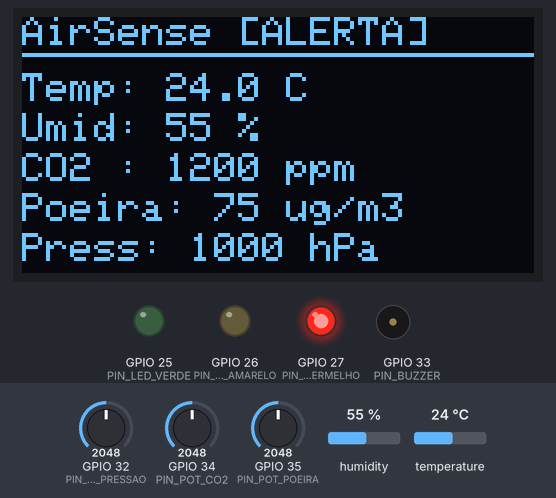
Simulated run of this sketch. Board: ESP32. On the bench: 128×64 one-colour display, output pins drawn as LEDs (lit = HIGH), buzzer (waves = sounding). The inputs (shaded band) are chosen by the test bench; at power-on: GPIO 34 (PIN_POT_CO2) = 2048, humidity 55 %, GPIO 32 (PIN_POT_PRESSAO) = 2048, GPIO 35 (PIN_POT_POEIRA) = 2048, temperature 24 °C (analog values on the 0–4095 scale). What the sketch prints to the serial monitor is not drawn.

Above: at 2.7 s.
2.8 s: GPIO 34 (PIN_POT_CO2) set to 1610
At 4.4 s:
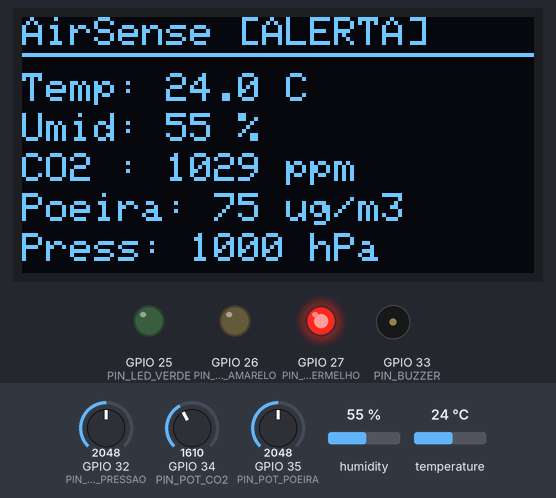
6.1 s: GPIO 34 (PIN_POT_CO2) set to 1471
At 6.9 s:
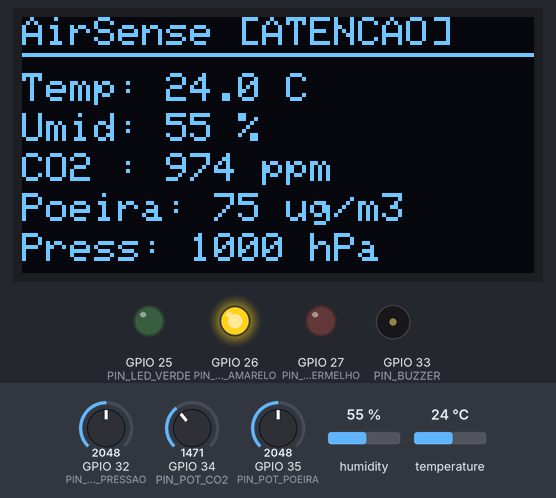
8.0 s: humidity set to 22 %
At 11.3 s:
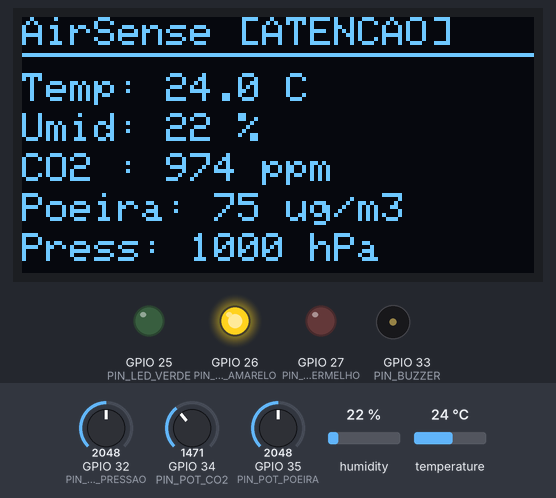
12.0 s: GPIO 32 (PIN_POT_PRESSAO) set to 2866
14.0 s: GPIO 35 (PIN_POT_POEIRA) set to 2133
At 15.4 s:
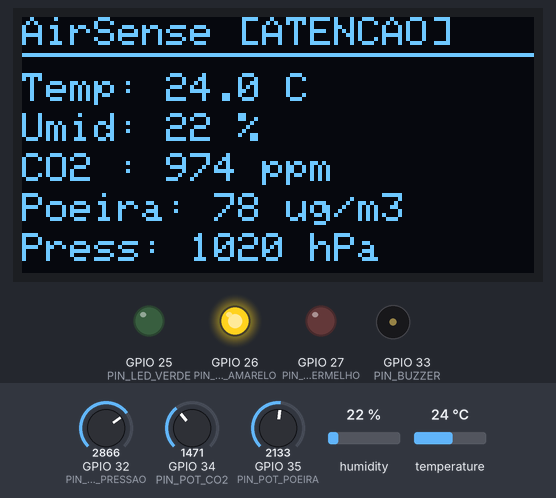
16.0 s: GPIO 35 (PIN_POT_POEIRA) set to 2232
At 17.3 s:
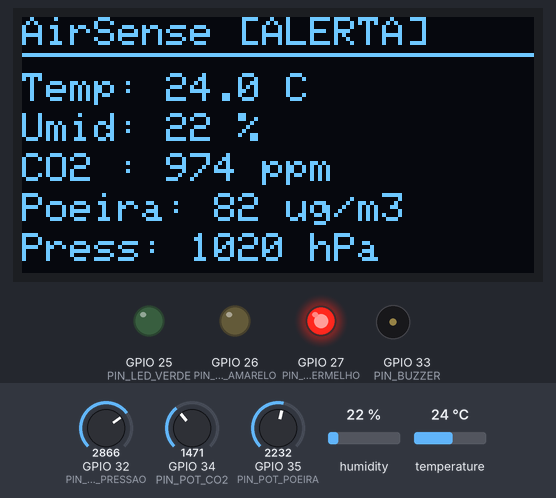
Timing chart, 0 to 19.0 s (numbered marks = the images above; inputs shaded):
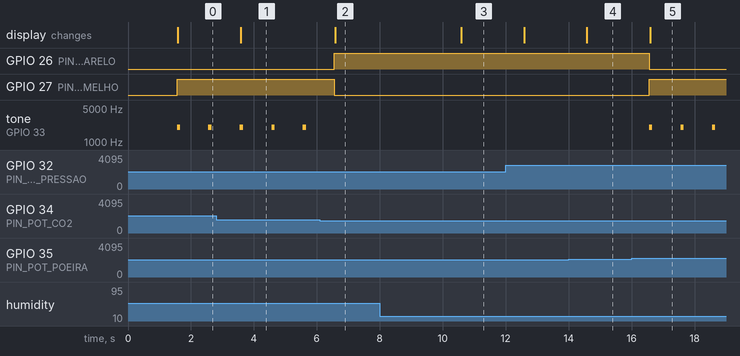

The sketch:

airsense.ino
```cpp
/*
 * =============================================================================
 * AirSense — Monitor de qualidade do ar para ambientes internos (ESP32)
 * Projeto extensionista de Microcontroladores · Estácio Ribeirânia · Grupo 12
 * =============================================================================
 *
 * O que faz, a cada segundo:
 *   1. lê temperatura, umidade, CO2, poeira e pressão;
 *   2. classifica o ar em OK / ATENCAO / ALERTA (limites da ANVISA RE 9/2003);
 *   3. acende o LED do nível, apita em ALERTA e atualiza o display e o serial.
 * A cada 5 segundos, envia a leitura para a API pelo Wi-Fi (se configurada).
 *
 * Arquivos do firmware:
 *   airsense.ino       este arquivo: setup, loop e display
 *   config.h           pinos, limiares, tempos e rede
 *   sensores.h         leitura dos sensores
 *   alertas.h          classificação, LEDs e buzzer (PWM)
 *   rede.h             Wi-Fi e envio para a API
 *   secrets.h          credenciais (opcional, fora do Git; veja secrets.example.h)
 *
 * O loop não usa delay(): cada tarefa roda no seu próprio intervalo, medido
 * com millis(), para que o buzzer, a tela e o envio não travem uns aos outros.
 */

#include <Wire.h>
#include <Adafruit_GFX.h>
#include <Adafruit_SSD1306.h>

#include "config.h"
#include "sensores.h"
#include "alertas.h"
#include "rede.h"

Adafruit_SSD1306 display(OLED_LARGURA, OLED_ALTURA, &Wire, -1);

Leitura leituraAtual;
Nivel nivelAtual = NIVEL_OK;
bool temLeitura = false;
unsigned long ultimaLeitura = 0;
unsigned long ultimoEnvio = 0;

// Desenha as leituras no OLED de 128x64 (6 linhas de texto)
void mostrarNaTela(const Leitura& l, Nivel n) {
  display.clearDisplay();
  display.setCursor(0, 0);
  display.printf("AirSense [%s]", NOME_NIVEL[n]);
  if (apiConfigurada()) {
    display.setCursor(122, 0);
    display.print(wifiConectado() ? "W" : "-");   // W = Wi-Fi conectado
  }
  display.drawLine(0, 9, 127, 9, SSD1306_WHITE);

  display.setCursor(0, 14);
  if (l.dhtOk) display.printf("Temp: %.1f C", l.temperatura);
  else         display.print("Temp: -- (erro)");
  display.setCursor(0, 24);
  if (l.dhtOk) display.printf("Umid: %.0f %%", l.umidade);
  else         display.print("Umid: -- (erro)");
  display.setCursor(0, 34); display.printf("CO2 : %.0f ppm", l.co2);
  display.setCursor(0, 44); display.printf("Poeira: %.0f ug/m3", l.poeira);
  display.setCursor(0, 54); display.printf("Press: %.0f hPa", l.pressao);
  display.display();
}

// Uma linha por leitura no monitor serial (115200 baud)
void registrarNoSerial(const Leitura& l, Nivel n) {
  if (!l.dhtOk) Serial.println("Falha na leitura do DHT22");
  char temp[12] = "--", umid[12] = "--";
  if (l.dhtOk) {
    snprintf(temp, sizeof(temp), "%.1f", l.temperatura);
    snprintf(umid, sizeof(umid), "%.0f", l.umidade);
  }
  Serial.printf("T=%sC U=%s%% CO2=%.0fppm PM=%.0fug/m3 P=%.0fhPa nivel=%d (%s)\n",
                temp, umid, l.co2, l.poeira, l.pressao, (int)n, NOME_NIVEL[n]);
}

void setup() {
  Serial.begin(115200);
  iniciarAlertas();
  iniciarSensores();

  Wire.begin(PIN_I2C_SDA, PIN_I2C_SCL);
  if (!display.begin(SSD1306_SWITCHCAPVCC, OLED_ENDERECO)) {
    Serial.println("OLED nao encontrado");
    while (true) delay(1000);
  }
  display.setTextColor(SSD1306_WHITE);
  display.setTextSize(1);
  display.clearDisplay();
  display.setCursor(0, 20);
  display.println("AirSense");
  display.println(apiConfigurada() ? "Conectando ao Wi-Fi..." : "Iniciando...");
  display.display();

  if (apiConfigurada()) {
    conectarWiFi();
  } else {
    Serial.println("API_URL vazia: rodando sem enviar dados (veja secrets.example.h)");
    delay(1500);   // tempo para ler a tela de boas-vindas
  }
}

void loop() {
  unsigned long agora = millis();

  // Tarefa 1: ler, classificar e mostrar (a cada INTERVALO_LEITURA_MS)
  if (!temLeitura || agora - ultimaLeitura >= INTERVALO_LEITURA_MS) {
    ultimaLeitura = agora;
    leituraAtual = lerSensores();
    nivelAtual = classificar(leituraAtual);
    temLeitura = true;
    sinalizar(nivelAtual);
    mostrarNaTela(leituraAtual, nivelAtual);
    registrarNoSerial(leituraAtual, nivelAtual);
  }

  // Tarefa 2: encerrar o bipe na hora certa
  atualizarBuzzer();

  // Tarefa 3: enviar para a API (a cada INTERVALO_ENVIO_MS). Espera o bipe
  // acabar, porque o POST pode levar alguns segundos e prolongaria o som.
  if (agora - ultimoEnvio >= INTERVALO_ENVIO_MS && !buzzerTocando()) {
    ultimoEnvio = agora;
    enviarParaAPI(leituraAtual, nivelAtual);
  }
}
```

alertas.h
```cpp
// =============================================================================
// alertas.h — Classificação do ar e sinalização (LEDs e buzzer)
// =============================================================================
#pragma once
#include "config.h"
#include "sensores.h"

enum Nivel { NIVEL_OK = 0, NIVEL_ATENCAO = 1, NIVEL_ALERTA = 2 };
const char* const NOME_NIVEL[] = {"OK", "ATENCAO", "ALERTA"};

// Regras:
//  1. ALERTA  se CO2 ou poeira passam do limite da norma
//  2. ATENCAO se CO2 ou poeira passam de 80% do limite
//  3. ATENCAO se, estando OK, temperatura ou umidade saem da faixa de conforto
// Com o DHT22 em falha, temperatura e umidade ficam de fora da classificação.
Nivel classificar(const Leitura& l) {
  if (l.co2 > CO2_ALERTA || l.poeira > POEIRA_ALERTA) return NIVEL_ALERTA;
  if (l.co2 > CO2_ATENCAO || l.poeira > POEIRA_ATENCAO) return NIVEL_ATENCAO;
  if (l.dhtOk && (l.temperatura < TEMP_MIN || l.temperatura > TEMP_MAX ||
                  l.umidade < UMID_MIN || l.umidade > UMID_MAX)) {
    return NIVEL_ATENCAO;
  }
  return NIVEL_OK;
}

// ---------- Buzzer por PWM (periférico LEDC do ESP32) ----------
// O LEDC gera a onda quadrada em hardware, então a CPU fica livre durante o
// bipe. A API do LEDC mudou na versão 3 do core do ESP32; os dois casos são
// tratados abaixo.
#if ESP_ARDUINO_VERSION_MAJOR >= 3
  #define LEDC_BUZZER PIN_BUZZER          // core 3.x: endereça pelo pino
#else
  #define LEDC_BUZZER 0                   // core 2.x: endereça pelo canal
#endif

static bool buzzerLigado = false;
static unsigned long inicioBipe = 0;

void iniciarAlertas() {
  pinMode(PIN_LED_VERDE, OUTPUT);
  pinMode(PIN_LED_AMARELO, OUTPUT);
  pinMode(PIN_LED_VERMELHO, OUTPUT);
#if ESP_ARDUINO_VERSION_MAJOR >= 3
  ledcAttach(PIN_BUZZER, FREQ_BIPE_HZ, 8);
#else
  ledcSetup(LEDC_BUZZER, FREQ_BIPE_HZ, 8);
  ledcAttachPin(PIN_BUZZER, LEDC_BUZZER);
#endif
  ledcWriteTone(LEDC_BUZZER, 0);
}

void bipar() {
  ledcWriteTone(LEDC_BUZZER, FREQ_BIPE_HZ);
  buzzerLigado = true;
  inicioBipe = millis();
}

bool buzzerTocando() { return buzzerLigado; }

// Chamada a cada volta do loop: desliga o buzzer quando o bipe termina
void atualizarBuzzer() {
  if (buzzerLigado && millis() - inicioBipe >= DURACAO_BIPE_MS) {
    ledcWriteTone(LEDC_BUZZER, 0);
    buzzerLigado = false;
  }
}

// Acende o LED do nível atual e, em ALERTA, dispara um bipe
void sinalizar(Nivel n) {
  digitalWrite(PIN_LED_VERDE,    n == NIVEL_OK);
  digitalWrite(PIN_LED_AMARELO,  n == NIVEL_ATENCAO);
  digitalWrite(PIN_LED_VERMELHO, n == NIVEL_ALERTA);
  if (n == NIVEL_ALERTA) bipar();
}
```

rede.h
```cpp
// =============================================================================
// rede.h — Wi-Fi e envio das leituras para a API
//
// A cada INTERVALO_ENVIO_MS, a leitura atual é enviada por HTTP POST, em JSON,
// para API_URL, com a chave no cabeçalho "x-api-key". O contrato completo
// está em api/README.md.
// =============================================================================
#pragma once
#include <WiFi.h>
#include <WiFiClientSecure.h>
#include <HTTPClient.h>
#include "config.h"
#include "sensores.h"
#include "alertas.h"

static unsigned long ultimaTentativaWiFi = 0;

bool apiConfigurada() { return strlen(API_URL) > 0; }
bool wifiConectado()  { return WiFi.status() == WL_CONNECTED; }

// Tenta conectar por até TIMEOUT_WIFI_MS. Usada no setup e nas reconexões.
bool conectarWiFi() {
  ultimaTentativaWiFi = millis();
  Serial.printf("Conectando ao Wi-Fi \"%s\"", WIFI_SSID);
  WiFi.mode(WIFI_STA);
  WiFi.begin(WIFI_SSID, WIFI_SENHA, WIFI_CANAL);
  unsigned long inicio = millis();
  while (!wifiConectado() && millis() - inicio < TIMEOUT_WIFI_MS) {
    delay(250);
    Serial.print(".");
  }
  if (wifiConectado()) {
    Serial.printf("\nWi-Fi conectado! IP: %s\n", WiFi.localIP().toString().c_str());
    return true;
  }
  Serial.println("\nSem Wi-Fi: seguindo sem enviar dados");
  return false;
}

// Monta o JSON da leitura. Se o DHT22 falhou, temperatura e umidade vão como
// null, porque NaN não é um valor válido em JSON.
void montarJson(char* buf, size_t tam, const Leitura& l, Nivel n) {
  char temp[12] = "null", umid[12] = "null";
  if (l.dhtOk) {
    snprintf(temp, sizeof(temp), "%.1f", l.temperatura);
    snprintf(umid, sizeof(umid), "%.1f", l.umidade);
  }
  snprintf(buf, tam,
           "{\"device\":\"%s\",\"temperatura\":%s,\"umidade\":%s,"
           "\"co2\":%.0f,\"poeira\":%.1f,\"pressao\":%.1f,\"nivel\":%d}",
           DEVICE_ID, temp, umid, l.co2, l.poeira, l.pressao, (int)n);
}

void enviarParaAPI(const Leitura& l, Nivel n) {
  if (!apiConfigurada()) return;

  if (!wifiConectado()) {
    // Reconectar trava o loop por até 15 s, então só tentamos a cada 30 s.
    if (millis() - ultimaTentativaWiFi < INTERVALO_RECONEXAO_MS) return;
    if (!conectarWiFi()) return;
  }

  char json[256];
  montarJson(json, sizeof(json), l, n);

  HTTPClient http;
  WiFiClientSecure clienteSeguro;
  WiFiClient clienteSimples;

  if (strncmp(API_URL, "https://", 8) == 0) {
    // Simulação/protótipo: aceita qualquer certificado. Em produção, validar
    // o certificado do servidor com clienteSeguro.setCACert(...).
    clienteSeguro.setInsecure();
    http.begin(clienteSeguro, API_URL);
  } else {
    http.begin(clienteSimples, API_URL);
  }
  http.setTimeout(TIMEOUT_HTTP_MS);
  http.addHeader("Content-Type", "application/json");
  http.addHeader("x-api-key", API_KEY);

  int codigo = http.POST((uint8_t*)json, strlen(json));
  if (codigo > 0) {
    // 201 = gravado; 401 = chave errada; 422 = dados fora do formato esperado
    Serial.printf("POST %s -> %d\n", API_URL, codigo);
  } else {
    Serial.printf("POST %s falhou: %s\n", API_URL, http.errorToString(codigo).c_str());
  }
  http.end();
}
```

secrets.example.h
```cpp
// =============================================================================
// secrets.example.h — Modelo das credenciais do AirSense
//
// 1. Copie este arquivo para "secrets.h" (no Wokwi: crie uma aba secrets.h).
// 2. Preencha os valores abaixo.
// O secrets.h está no .gitignore e nunca deve ser enviado para o GitHub.
// =============================================================================
#pragma once

// No Wokwi, use a rede virtual "Wokwi-GUEST" (sem senha).
#define WIFI_SSID   "Wokwi-GUEST"
#define WIFI_SENHA  ""

// URL PÚBLICA da API, terminando em /leituras. "localhost" NÃO funciona no
// wokwi.com: exponha a API com um túnel (veja docs/como-rodar.md).
// No Wokwi do VS Code, dá para usar http://host.wokwi.internal:8000/leituras
#define API_URL     "https://SEU-TUNEL.trycloudflare.com/leituras"

// Mesma chave definida em API_KEY no arquivo api/.env
#define API_KEY     "cole-aqui-a-chave-do-api-env"

// Identificação deste dispositivo no painel
#define DEVICE_ID   "airsense-01"
```

sensores.h
```cpp
// =============================================================================
// sensores.h — Leitura dos sensores
//
// DHT22 (temperatura e umidade) é real no Wokwi. CO2, poeira e pressão são
// simulados por potenciômetros enquanto MODO_SIMULACAO = 1.
// =============================================================================
#pragma once
#include <DHT.h>
#include "config.h"

// Uma leitura completa do ambiente
struct Leitura {
  float temperatura;  // °C    (NaN se o DHT22 falhar)
  float umidade;      // %     (NaN se o DHT22 falhar)
  float co2;          // ppm
  float poeira;       // ug/m3
  float pressao;      // hPa
  bool  dhtOk;        // false quando a leitura do DHT22 falhou
};

DHT dht(PIN_DHT, DHT22);

void iniciarSensores() {
  analogReadResolution(12);   // ADC de 12 bits: valores de 0 a 4095
  dht.begin();
}

#if MODO_SIMULACAO
// Converte a posição do potenciômetro (0–4095) para a faixa do sensor real
float lerCO2()     { return map(analogRead(PIN_POT_CO2), 0, 4095, 400, 2000); }      // 400–2000 ppm
float lerPoeira()  { return analogRead(PIN_POT_POEIRA) * 150.0f / 4095.0f; }         // 0–150 ug/m3
float lerPressao() { return 950.0f + analogRead(PIN_POT_PRESSAO) * 100.0f / 4095.0f; } // 950–1050 hPa
#else
  // Próximo passo: SCD40 e BMP280 pelo I2C e GP2Y1010 pelo ADC (veja docs/arquitetura.md)
  #error "Leitura dos sensores reais ainda não implementada. Use MODO_SIMULACAO 1 em config.h."
#endif

Leitura lerSensores() {
  Leitura l;
  l.temperatura = dht.readTemperature();
  l.umidade     = dht.readHumidity();
  // Uma falha do DHT22 devolve NaN. Mantemos o NaN e marcamos dhtOk = false,
  // em vez de trocar por 0 (o que geraria um alerta falso).
  l.dhtOk   = !(isnan(l.temperatura) || isnan(l.umidade));
  l.co2     = lerCO2();
  l.poeira  = lerPoeira();
  l.pressao = lerPressao();
  return l;
}
```

config.h
```cpp
// =============================================================================
// config.h — Configurações do AirSense
//
// Tudo que pode ser ajustado sem mexer na lógica fica aqui: modo de operação,
// pinos, limiares de qualidade do ar, tempos e rede.
// =============================================================================
#pragma once

// ---------- Modo de operação ----------
// 1 = simulação no Wokwi: potenciômetros fazem o papel do SCD40, GP2Y1010 e BMP280
// 0 = hardware real (leitura dos sensores reais ainda não implementada)
#define MODO_SIMULACAO 1

// ---------- Pinos ----------
#define PIN_DHT           15
#define PIN_POT_CO2       34   // ADC1_CH6 (somente entrada)
#define PIN_POT_POEIRA    35   // ADC1_CH7 (somente entrada)
#define PIN_POT_PRESSAO   32   // ADC1_CH4
#define PIN_LED_VERDE     25
#define PIN_LED_AMARELO   26
#define PIN_LED_VERMELHO  27
#define PIN_BUZZER        33   // PWM pelo periférico LEDC
#define PIN_I2C_SDA       21
#define PIN_I2C_SCL       22
// Todos os sinais analógicos ficam no ADC1: o ADC2 não funciona com o Wi-Fi ligado.

// ---------- Display OLED ----------
#define OLED_LARGURA   128
#define OLED_ALTURA    64
#define OLED_ENDERECO  0x3C

// ---------- Limiares ----------
// Referência: ANVISA, Resolução RE nº 9/2003 (qualidade do ar interior em
// ambientes climatizados de uso coletivo), conforme a seção 2.4 do roteiro.
// "ALERTA" = limite da norma; "ATENCAO" = pré-alerta em 80% do limite.
const float CO2_ATENCAO  = 800;    // ppm   (80% do limite)
const float CO2_ALERTA   = 1000;   // ppm   (RE 9/2003: <= 1000 ppm)
const float POEIRA_ATENCAO = 64;   // ug/m3 (80% do limite)
const float POEIRA_ALERTA  = 80;   // ug/m3 (RE 9/2003: aerodispersóides <= 80 ug/m3)
const float TEMP_MIN = 23, TEMP_MAX = 26;   // °C (RE 9/2003, condições de verão)
const float UMID_MIN = 40, UMID_MAX = 65;   // %  (RE 9/2003, condições de verão)

// ---------- Tempos ----------
const unsigned long INTERVALO_LEITURA_MS   = 1000;   // lê sensores e atualiza a tela
const unsigned long INTERVALO_ENVIO_MS     = 5000;   // envia uma leitura para a API
const unsigned long DURACAO_BIPE_MS        = 100;
const unsigned int  FREQ_BIPE_HZ           = 2000;
const unsigned long TIMEOUT_WIFI_MS        = 15000;  // espera máxima ao conectar
const unsigned long INTERVALO_RECONEXAO_MS = 30000;  // sem Wi-Fi: tenta de novo só a cada 30 s
const unsigned int  TIMEOUT_HTTP_MS        = 5000;

// ---------- Rede ----------
// Credenciais e URL da API ficam em secrets.h, que NÃO vai para o Git.
// Copie secrets.example.h para secrets.h e preencha. Sem secrets.h, o
// AirSense funciona normalmente, só que sem enviar dados.
#if __has_include("secrets.h")
  #include "secrets.h"
#endif

#ifndef WIFI_SSID
  #define WIFI_SSID "Wokwi-GUEST"   // rede virtual do Wokwi, sem senha
#endif
#ifndef WIFI_SENHA
  #define WIFI_SENHA ""
#endif
#ifndef API_URL
  #define API_URL ""                // vazio = não envia dados
#endif
#ifndef API_KEY
  #define API_KEY ""
#endif
#ifndef DEVICE_ID
  #define DEVICE_ID "airsense-01"
#endif

// No Wokwi, informar o canal 6 pula a varredura de redes e economiza ~4 s.
// No hardware real, 0 deixa o ESP32 procurar o canal sozinho.
#if MODO_SIMULACAO
  #define WIFI_CANAL 6
#else
  #define WIFI_CANAL 0
#endif
```

Measured:
- the behaviour switches between 1539 and 1538 on GPIO 34 (PIN_POT_CO2) (found by bisection; images 1 and 2)
- the behaviour switches between 2184 and 2185 on GPIO 35 (PIN_POT_POEIRA) (found by bisection; images 4 and 5)
- after the input at 2.8 s, the display: changes after 0.78 s (image 1)
- after the input at 6.1 s, GPIO 26 (PIN_LED_AMARELO): LOW → HIGH after 0.46 s; GPIO 27 (PIN_LED_VERMELHO): HIGH → LOW after 0.46 s; tone on GPIO 33 (PIN_BUZZER): stops changing and stays silent; the display: changes after 0.48 s (image 2)
- after the input at 8.0 s, the display: changes after 2.6 s (image 3)
- after the input at 14.0 s, the display: changes after 0.58 s (image 4)
- after the input at 16.0 s, GPIO 26 (PIN_LED_AMARELO): HIGH → LOW after 0.56 s; GPIO 27 (PIN_LED_VERMELHO): LOW → HIGH after 0.56 s; tone on GPIO 33 (PIN_BUZZER): alternates 2000 Hz for 0.10 s and silent for 0.90 s, starting after 0.56 s; the display: changes after 0.59 s (image 5)
- by itself, tone on GPIO 33 (PIN_BUZZER): alternates 2000 Hz for 0.10 s and silent for 0.90 s
